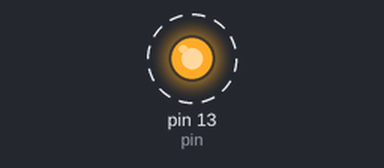
The sketch below on a simulated Arduino Uno, built with avr-gcc and run on an emulated ATmega328P. On the bench: output pins drawn as LEDs (lit = HIGH). Dashed ring = blinking.

Above: at 0.2 s.
Timing chart, 0 to 3.0 s (numbered marks = the images above):
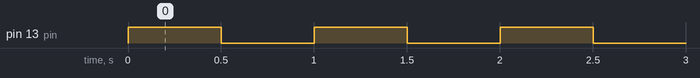

Measured:
- by itself, pin 13 (pin): alternates HIGH for 0.50 s and LOW for 0.50 s

The sketch:

Lab1_With_DigitalWrite.ino
```cpp
const int pin = 13;      // Defining pin 13 for LED output (built-in LED on Arduino Uno).

void setup() { //Initialization part. For other codes I wont be including basic information as it is self explantory.
  pinMode(pin, OUTPUT);   // Setting pin 13 as OUTPUT → allows us to control the LED state.
}

void loop() { //Loop part.
  digitalWrite(pin, HIGH); // Setting pin 13 HIGH → LED turns ON.
  delay(500);              // Waits for 500 milliseconds (half a second)

  digitalWrite(pin, LOW);  // Set pin 13 LOW → LED turns OFF.
  delay(500);              // Waits for 500 milliseconds.
  // 500 ms ON + 500 ms OFF → 1-second total cycle → 1 Hz blinking.
}
```

Lab1_With_AVR.cpp
```cpp
const int pin = 5;       // Defining pin 5 as (PORTB5) for LED output which is actually PIN 13.

void setup() {
  DDRB |= (1 << pin);    // Setting pin 5 of PORTB as output Data Direction Register B || 1 = output, 0 = input
}

void loop() {
  PORTB |= (1 << pin);   // Setting pin 5 HIGH → LED turns ON
  delay(500);            // Waits for 500 milliseconds

  PORTB ^= (1 << 5);     // Toggling pin 5 using (XOR) → LED changes state (ON → OFF or OFF → ON).
  delay(500);            // Waits for 500 milliseconds
  //500+500 = 1HZ
}
```
